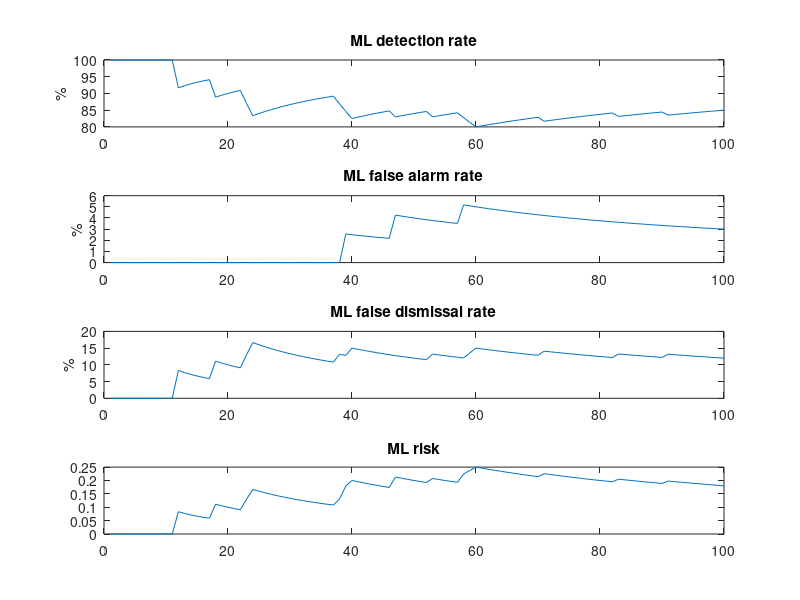
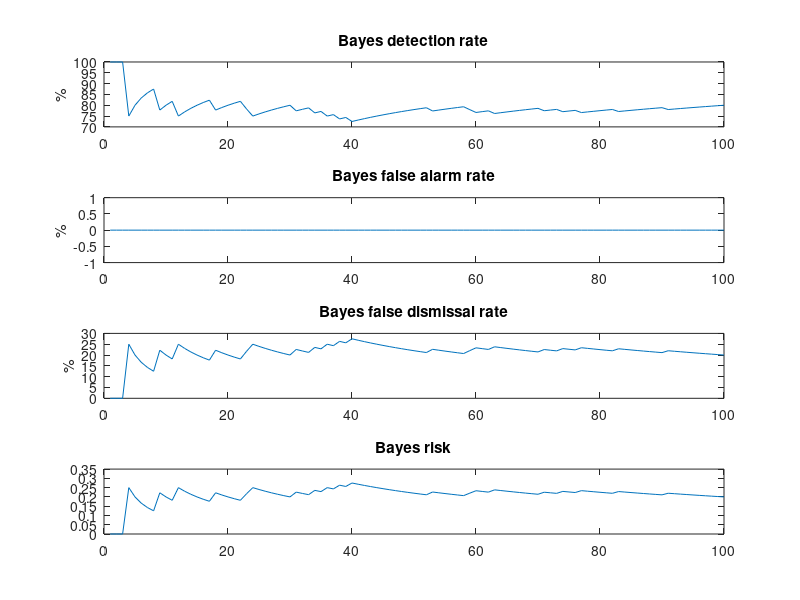

These charts were generated, in order, by the following MATLAB code:

cnt = [];
% ML method
% counting detection rate
ML_detect_suceed = 0;
ML_detect_fail = 0;
ML_false_alarm = 0;
ML_false_dismissal = 0;
ML_p = [];
ML_p_false_alarm = [];
ML_p_false_dismissal = []; 
ML_risk = [];
% Bayes method
% counting detection rate
Bayes_detect_suceed = 0;
Bayes_detect_fail = 0;
Bayes_false_alarm = 0;
Bayes_false_dismissal = 0;
Bayes_p = [];
Bayes_p_false_alarm = [];
Bayes_p_false_dismissal = []; 
Bayes_risk = [];

% test 100 times
for i = 1:1:100
    
    % timeline
    t = 0:1:301;
    % swept-frequency cosine, the target signal
    s = chirp(t,0,301,250);
    % white noise
    n_mean = 0; n_var = 25;
    n = n_mean+sqrt(n_var)*randn(1,length(t));

    % probability of containing s(t) = 0.4
    contain = randn(1,1);
    if contain <= 0.4
        x = s+n; % x(t) contains s(t)
        contain = 1;
    else
        x = n; % x(t) dose not contain s(t)
        contain = 0;
    end
    
    % ML detection
    left_side = dot(s,s)-2*dot(s,x);
    right_side = -2*n_var*log(0.6/0.4);
    if left_side < right_side
        %result = 1
        if contain == 0
            ML_detect_fail = ML_detect_fail+1;
            ML_false_alarm = ML_false_alarm+1;
        elseif contain == 1
            ML_detect_suceed = ML_detect_suceed+1;
        end
        %disp('s(t) is detected');
    else
        %result = 0
        if contain == 0
            ML_detect_suceed = ML_detect_suceed+1;
        elseif contain == 1
            ML_detect_fail = ML_detect_fail+1;
            ML_false_dismissal = ML_false_dismissal+1;
        end
        %disp('x(t) does not contain s(t)');
    end
    
    % Bayes detection
    left_side = dot(s,s)-2*dot(s,x);
    right_side = -2*n_var*log((2/1)*(0.6/0.4));
    if left_side < right_side
        %result = 1; 
        if contain == 0
            Bayes_detect_fail = Bayes_detect_fail+1;
            Bayes_false_alram = Bayes_false_alarm+1;
        elseif contain == 1
            Bayes_detect_suceed = Bayes_detect_suceed+1;
        end
        %disp('s(t) is detected');
    else
        %result = 0; 
        if contain == 0
            Bayes_detect_suceed = Bayes_detect_suceed+1;
        elseif contain == 1
            Bayes_detect_fail = Bayes_detect_fail+1;
            Bayes_false_dismissal = Bayes_false_dismissal+1;
        end
        %disp('x(t) does not contain s(t)');
    end
    
    cnt = [cnt,i];
    
    fprintf('test %d\n',cnt(i));
    ML_p = [ML_p,ML_detect_suceed/(ML_detect_suceed+ML_detect_fail)];
    ML_p_false_alarm = [ML_p_false_alarm,ML_false_alarm/(ML_detect_suceed+ML_detect_fail)];
    ML_p_false_dismissal = [ML_p_false_dismissal,ML_false_dismissal/(ML_detect_suceed+ML_detect_fail)];
    ML_risk = [ML_risk,0+2*ML_p_false_alarm(i)+ML_p_false_dismissal(i)+0];
    fprintf('ML   : detection rate:%f%%, ',ML_p(i)*100);
    fprintf('false alarm rate:%f%%, false dismissal rate:%f%%, ',ML_p_false_alarm(i)*100, ML_p_false_dismissal(i)*100);
    fprintf('risk:%f\n',ML_risk(i));
    
    Bayes_p = [Bayes_p,Bayes_detect_suceed/(Bayes_detect_suceed+Bayes_detect_fail)];
    Bayes_p_false_alarm = [Bayes_p_false_alarm,Bayes_false_alarm/(Bayes_detect_suceed+Bayes_detect_fail)];
    Bayes_p_false_dismissal = [Bayes_p_false_dismissal,Bayes_false_dismissal/(Bayes_detect_suceed+Bayes_detect_fail)];
    Bayes_risk = [Bayes_risk,0+2*Bayes_p_false_alarm(i)+Bayes_p_false_dismissal(i)+0];
    fprintf('Bayes: detection rate:%f%%, ',Bayes_p(i)*100);
    fprintf('false alarm rate:%f%%, false dismissal rate:%f%%, ',Bayes_p_false_alarm(i)*100, Bayes_p_false_dismissal(i)*100);
    fprintf('risk:%f\n',Bayes_risk(i));
end

figure(1);title('ML method');
subplot(4,1,1);plot(cnt,ML_p*100);title('ML detection rate');ylabel('%');
subplot(4,1,2);plot(cnt,ML_p_false_alarm*100);title('ML false alarm rate');ylabel('%');
subplot(4,1,3);plot(cnt,ML_p_false_dismissal*100);title('ML false dismissal rate');ylabel('%');
subplot(4,1,4);plot(cnt,ML_risk);title('ML risk');

figure(2);title('Bayes method');
subplot(4,1,1);plot(cnt,Bayes_p*100);title('Bayes detection rate');ylabel('%');
subplot(4,1,2);plot(cnt,Bayes_p_false_alarm*100);title('Bayes false alarm rate');ylabel('%');
subplot(4,1,3);plot(cnt,Bayes_p_false_dismissal*100);title('Bayes false dismissal rate');ylabel('%');
subplot(4,1,4);plot(cnt,Bayes_risk);title('Bayes risk');